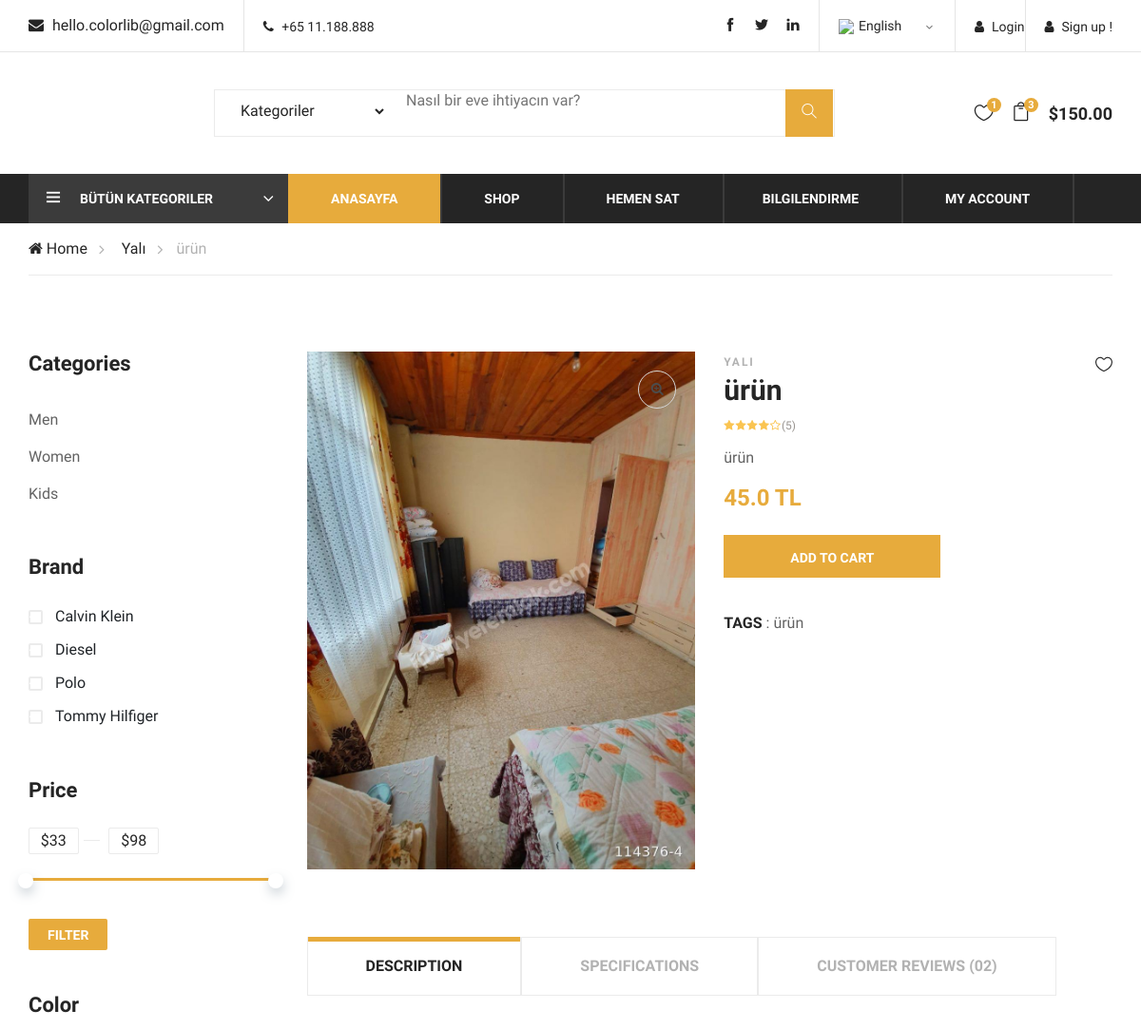
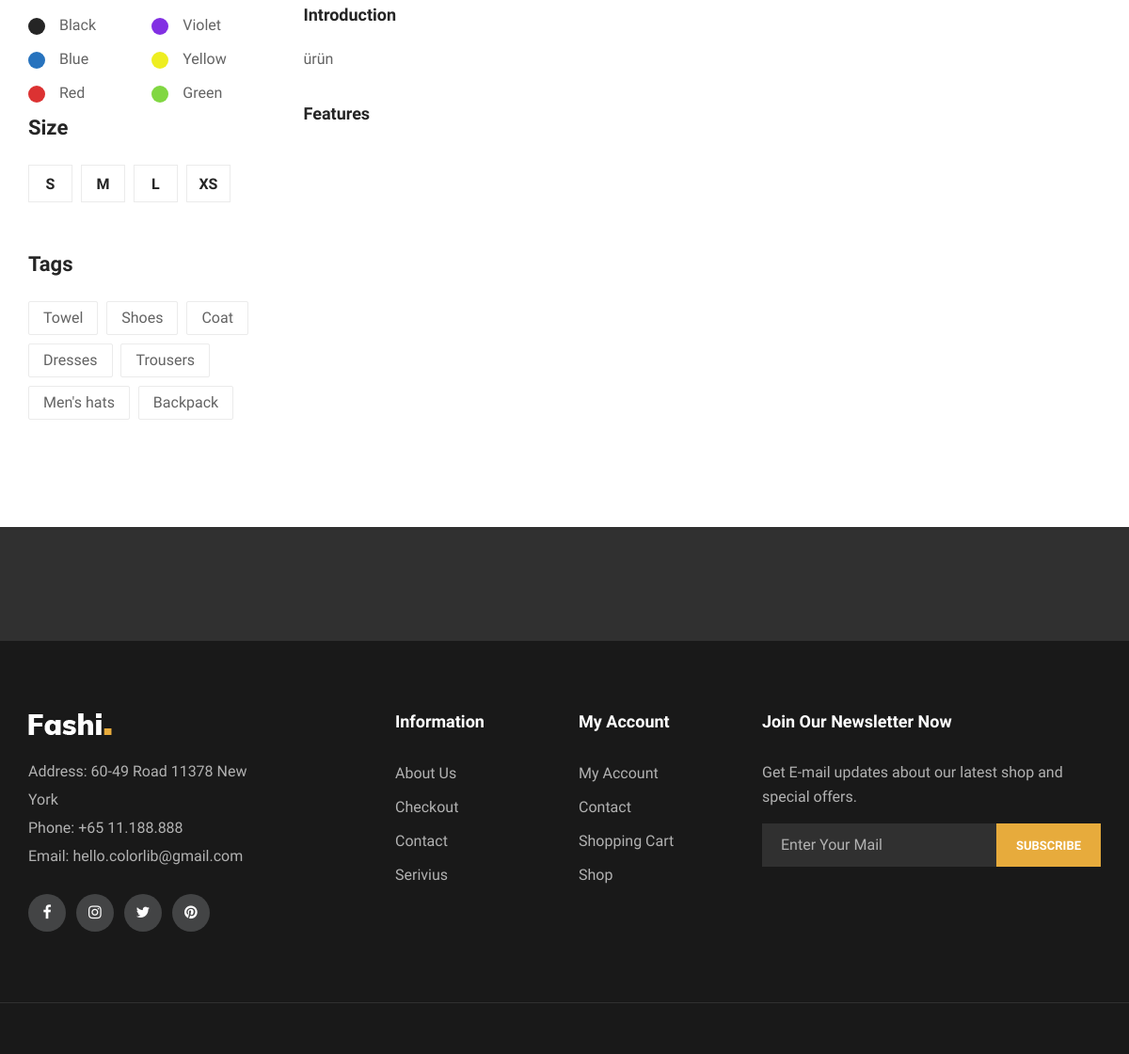
/product/36/6420175/, run on the app's committed database (2 pictures, top to bottom).
### product/models.py (models this page shows, shortened)
class Product(models.Model):
    STATUS = (('True', 'Evet'), ('False', 'Hayır'))
    category = models.ForeignKey(Category, on_delete=models.CASCADE)
    user = models.ForeignKey(User, on_delete=models.CASCADE)
    title = models.CharField(max_length=150)
    keywords = models.CharField(blank=True, max_length=255)
    description = models.CharField(blank=True, max_length=255)
    image = models.ImageField(blank=True, upload_to='images/')
    price = models.FloatField(blank=True)
    m2 = models.IntegerField(blank=True)
    room_number = models.IntegerField(blank=True)
    age_of_building = models.IntegerField(blank=True)
    city = models.CharField(blank= True, max_length=255)
    detail = RichTextUploadingField(blank=True)
    status = models.CharField(max_length=10, choices=STATUS)
    slug = models.SlugField(null= False, unique= True)
    created_at = models.DateTimeField(auto_now_add=True)
    updated_at = models.DateTimeField(auto_now_add=True)
    def image_tag(self):
        return mark_safe('<img src="{}" height="50"/>'.format(self.image.url))
    image_tag.short_description = 'Image'

class Category(MPTTModel):
    STATUS = (('True', 'Evet'), ('False', 'Hayır'))
    title = models.CharField(max_length=100)
    keywords = models.CharField(max_length=255)
    description = models.CharField(max_length=255)
    image = models.ImageField(blank=True, upload_to='images/')
    status = models.CharField(max_length=10, choices=STATUS)
    slug = models.SlugField(null= False, unique= True)
    parent = TreeForeignKey('self', blank=True, null=True, related_name='children', on_delete=models.CASCADE)
    created_at = models.DateTimeField(auto_now_add=True)
    updated_at = models.DateTimeField(auto_now_add=True)
    class MPTTMeta:
        order_insertion_by = ['title']
    def __str__(self):
        full_path = [self.title]
        k = self.parent
        while k is not None:
            full_path.append(k.title)
            k = k.parent
        return ' -> '.join(full_path[::1])
    def image_tag(self):
        return mark_safe('<img src="{}" height="50"/>'.format(self.image.url))
    image_tag.short_description = 'Image'

### home/views.py (the view)
# urls.py: path('product/<int:id>/<slug:slug>/', views.product_detail, name = 'product_detail'),
def product_detail(request, id, slug):
    category = Category.objects.all()
    product = Product.objects.get(pk=id)
    images = Images.objects.filter(product_id=id)
    comments = Comment.objects.filter(product_id=id, status='True')
    context = {'category': category, 'product': product,
               'images': images, 'comments': comments}
    return render(request, 'product_detail.html', context)

### home/templates/product_detail.html (shortened to what this page needs)
{% extends "homebase.html" %}
{% block body  %}
    <div class="breacrumb-section">
        <div class="container">
            <div class="row">
                <div class="col-lg-12">
                    <div class="breadcrumb-text">
                        <a href="/home"><i class="fa fa-home"></i> Home</a>
                        <a href="/category/{{ product.category_id }}/{{ product.category.slug }}"> {{ product.category }}</a>
                        <span>{{product.title}}</span>
                    </div>
                </div>
            </div>
        </div>
    </div>
    <section class="product-shop spad page-details">
        <div class="container">
            <div class="row">
                <div class="col-lg-3">
                    <div class="filter-widget">
                        <h4 class="fw-title">Categories</h4>
                        <ul class="filter-catagories">
                            <li><a href="#">Men</a></li>
                            <li><a href="#">Women</a></li>
                            <li><a href="#">Kids</a></li>
                        </ul>
                    </div>
                    <div class="filter-widget">
                        <h4 class="fw-title">Brand</h4>
                        <div class="fw-brand-check">
                            <div class="bc-item">
                                <label for="bc-calvin">
                                    Calvin Klein
                                    <span class="checkmark"></span>
                                </label>
                            </div>
                            <div class="bc-item">
                                <label for="bc-diesel">
                                    Diesel
                                    <span class="checkmark"></span>
                                </label>
                            </div>
                            <div class="bc-item">
                                <label for="bc-polo">
                                    Polo
                                    <span class="checkmark"></span>
                                </label>
                            </div>
                            <div class="bc-item">
                                <label for="bc-tommy">
                                    Tommy Hilfiger
                                    <span class="checkmark"></span>
                                </label>
                            </div>
                        </div>
                    </div>
                    <div class="filter-widget">
                        <h4 class="fw-title">Price</h4>
                        <div class="filter-range-wrap">
                            <div class="range-slider">
                                <div class="price-input">
                                    <input type="text" id="minamount">
                                    <input type="text" id="maxamount">
                                </div>
                            </div>
                            <div class="price-range ui-slider ui-corner-all ui-slider-horizontal ui-widget ui-widget-content"
                                 data-min="33" data-max="98">
                                <span tabindex="0" class="ui-slider-handle ui-corner-all ui-state-default"></span>
                                <span tabindex="0" class="ui-slider-handle ui-corner-all ui-state-default"></span>
                            </div>
                        </div>
                        <a href="#" class="filter-btn">Filter</a>
                    </div>
                    <div class="filter-widget">
                        <h4 class="fw-title">Color</h4>
                        <div class="fw-color-choose">
                            <div class="cs-item">
                                <label class="cs-black" for="cs-black">Black</label>
                            </div>
                            <div class="cs-item">
                                <label class="cs-violet" for="cs-violet">Violet</label>
                            </div>
                            <div class="cs-item">
                                <label class="cs-blue" for="cs-blue">Blue</label>
                            </div>
                            <div class="cs-item">
                                <label class="cs-yellow" for="cs-yellow">Yellow</label>
                            </div>
                            <div class="cs-item">
                                <label class="cs-red" for="cs-red">Red</label>
                            </div>
                            <div class="cs-item">
                                <label class="cs-green" for="cs-green">Green</label>
                            </div>
                        </div>
                    </div>
                    <div class="filter-widget">
                        <h4 class="fw-title">Size</h4>
                        <div class="fw-size-choose">
                            <div class="sc-item">
                                <label for="s-size">s</label>
                            </div>
                            <div class="sc-item">
                                <label for="m-size">m</label>
                            </div>
                            <div class="sc-item">
                                <label for="l-size">l</label>
                            </div>
                            <div class="sc-item">
                                <label for="xs-size">xs</label>
                            </div>
                        </div>
                    </div>
                    <div class="filter-widget">
                        <h4 class="fw-title">Tags</h4>
                        <div class="fw-tags">
                            <a href="#">Towel</a>
                            <a href="#">Shoes</a>
                            <a href="#">Coat</a>
                            <a href="#">Dresses</a>
                            <a href="#">Trousers</a>
                            <a href="#">Men's hats</a>
                            <a href="#">Backpack</a>
                        </div>
                    </div>
                </div>
                <div class="col-lg-9">
                    <div class="row">
                        <div class="col-lg-6">
                            <div class="product-pic-zoom">
                                <img class="product-big-img" src="{{ product.image.url }}" alt="">
                                <div class="zoom-icon">
                                    <i class="fa fa-search-plus"></i>
                                </div>
                            </div>
                            <div class="product-thumbs">
                                <div class="product-thumbs-track ps-slider owl-carousel">
                                </div>
                            </div>
                        </div>
                        <div class="col-lg-6">
                            <div class="product-details">
                                <div class="pd-title">
                                    <span>{{product.category}}</span>
                                    <h3>{{product.title}}</h3>
                                    <a href="#" class="heart-icon"><i class="icon_heart_alt"></i></a>
                                </div>
                                <div class="pd-rating">
                                    <i class="fa fa-star"></i>
                                    <i class="fa fa-star"></i>
                                    <i class="fa fa-star"></i>
                                    <i class="fa fa-star"></i>
                                    <i class="fa fa-star-o"></i>
                                    <span>(5)</span>
                                </div>
                                <div class="pd-desc">
                                    <p>{{product.keywords}}</p>
                                    <h4>{{product.price}} TL</h4>
                                </div>
                                <div class="quantity">
                                    <a href="#" class="primary-btn pd-cart">Add To Cart</a>
                                </div>
                                <ul class="pd-tags">
                                    <li><span>TAGS</span> : {{product.keywords}}</li>
                                </ul>
                            </div>
                        </div>
                    </div>
                    <div class="product-tab">
                        <div class="tab-item">
                            <ul class="nav" role="tablist">
                                <li>
                                    <a class="active" data-toggle="tab" href="#tab-1" role="tab">DESCRIPTION</a>
                                </li>
                                <li>
                                    <a data-toggle="tab" href="#tab-2" role="tab">SPECIFICATIONS</a>
                                </li>
                                <li>
                                    <a data-toggle="tab" href="#tab-3" role="tab">Customer Reviews (02)</a>
                                </li>
                            </ul>
                        </div>
                        <div class="tab-item-content">
                            <div class="tab-content">
                                <div class="tab-pane fade-in active" id="tab-1" role="tabpanel">
                                    <div class="product-content">
                                        <div class="row">
                                            <div class="col-lg-7">
                                                <h5>Introduction</h5>
                                                <p>{{product.description}}</p>
                                                <h5>Features</h5>
                                            </div>
                                            <div class="col-lg-5">
                                            </div>
                                        </div>
                                    </div>
                                </div>
                            </div>
                        </div>
                    </div>
                </div>
            </div>
        </div>
    </section>
    <div class="partner-logo">
        <div class="container">
            <div class="logo-carousel owl-carousel">
            </div>
        </div>
    </div>
{% endblock %}

### data on the page
Product: category "Yalı", title "ürün", image (picture), category "YALI", keywords "ürün", price "45.0", description "ürün"
